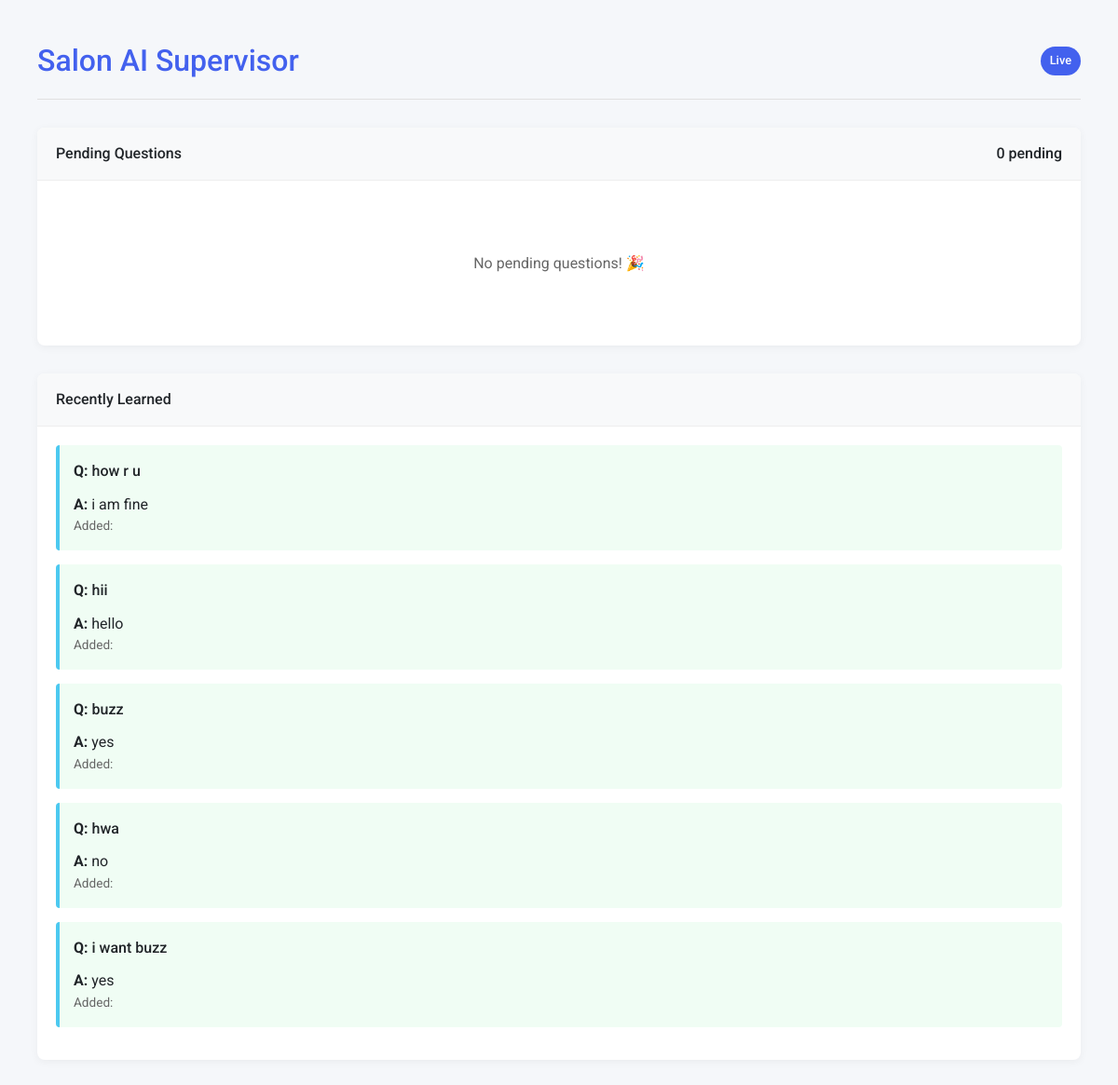
The page / on the database its author committed.
### tables this page shows
CREATE TABLE knowledge_base (
            question TEXT PRIMARY KEY,
            answer TEXT NOT NULL,
            timestamp DATETIME DEFAULT CURRENT_TIMESTAMP
        );

### app.py (the view)
@app.route('/')
def dashboard():
    conn = get_db()
    pending = conn.execute('''
        SELECT MIN(id) as id, question, COUNT(*) as count,
               MAX(timestamp) as last_asked
        FROM help_requests
        WHERE status='pending'
        GROUP BY question
        ORDER BY last_asked DESC
    ''').fetchall()
    recent = conn.execute('''
        SELECT question, answer
        FROM knowledge_base
        ORDER BY timestamp DESC
        LIMIT 5
    ''').fetchall()
    conn.close()
    return render_template('supervisor.html',
                         pending_questions=pending,
                         recent_answers=recent)

### app.py (called while the page is built)
def get_db():
    conn = sqlite3.connect('helpdesk.db')
    conn.row_factory = sqlite3.Row
    return conn

### templates/supervisor.html (shortened to what this page needs)
<!DOCTYPE html>
<html lang="en">
<head>
</head>
<body>
    <div class="container">
        <header>
            <h1>Salon AI Supervisor</h1>
            <span class="status-badge">Live</span>
        </header>
        <div class="card">
            <div class="card-header">
                <span>Pending Questions</span>
                <span id="pending-count">{{ pending_questions|length }} pending</span>
            </div>
            <div class="card-body">
                {% if pending_questions %}
                    {% for req in pending_questions %}
                    <div class="question-item" id="question-{{ req['id'] }}">
                        <div class="question-text">"{{ req['question'] }}"
                            {% if req['count'] > 1 %}<span class="question-count">{{ req['count'] }}</span>{% endif %}
                        </div>
                        <div class="question-meta">
                            <span>Last asked: {{ req['last_asked'] }}</span>
                        </div>
                        <form class="answer-form" onsubmit="resolveQuestion(event, {{ req['id'] }})">
                            <input type="text" class="answer-input" placeholder="Type your answer..." required>
                            <button type="submit" class="btn btn-primary">Submit Answer</button>
                        </form>
                    </div>
                    {% endfor %}
                {% else %}
                    <div class="empty-state">
                        <p>No pending questions! 🎉</p>
                    </div>
                {% endif %}
            </div>
        </div>
        <div class="card">
            <div class="card-header">
                <span>Recently Learned</span>
            </div>
            <div class="card-body">
                {% if recent_answers %}
                    {% for answer in recent_answers %}
                    <div class="question-item resolved">
                        <div class="question-text"><strong>Q:</strong> {{ answer['question'] }}</div>
                        <div><strong>A:</strong> {{ answer['answer'] }}</div>
                        <div class="question-meta">
                            <span>Added: {{ answer['timestamp'] }}</span>
                        </div>
                    </div>
                    {% endfor %}
                {% else %}
                    <div class="empty-state">
                        <p>No learned responses yet</p>
                    </div>
                {% endif %}
            </div>
        </div>
    </div>
</body>
</html>

### templates/supervisor.html (style rules this page uses)
:root { --primary: #4361ee; --success: #4cc9f0; --warning: #f8961e; --danger: #f94144; --light: #f8f9fa; --dark: #212529; }
body { font-family: 'Roboto', sans-serif; line-height: 1.6; color: var(--dark); background-color: #f5f7fa; margin: 0; padding: 20px; }
.container { max-width: 1200px; margin: 0 auto; padding: 20px; }
header { display: flex; justify-content: space-between; align-items: center; margin-bottom: 30px; padding-bottom: 15px; border-bottom: 1px solid #e0e0e0; }
h1 { color: var(--primary); margin: 0; font-weight: 500; }
.status-badge { background: var(--primary); color: white; padding: 5px 10px; border-radius: 20px; font-size: 0.8rem; font-weight: 500; }
.card { background: white; border-radius: 8px; box-shadow: 0 2px 10px rgba(0,0,0,0.05); margin-bottom: 30px; overflow: hidden; }
.card-header { padding: 15px 20px; background: var(--light); border-bottom: 1px solid #eee; font-weight: 500; display: flex; justify-content: space-between; align-items: center; }
.card-body { padding: 20px; }
.question-item { padding: 15px; margin-bottom: 15px; border-left: 4px solid var(--warning); background: #fff9e6; border-radius: 4px; position: relative; }
.question-item.resolved { border-left-color: var(--success); background: #f0fdf4; }
.question-text { font-weight: 500; margin-bottom: 10px; }
.question-meta { display: flex; justify-content: space-between; font-size: 0.85rem; color: #666; }
.empty-state { text-align: center; padding: 40px 20px; color: #666; }

### rows shown on the page
knowledge_base: question "how r u", answer "i am fine"
knowledge_base: question "hii", answer "hello"
knowledge_base: question "buzz", answer "yes"
knowledge_base: question "hwa", answer "no"
knowledge_base: question "i want buzz", answer "yes"

### other values the page prints
{{ pending_questions|length }} "0"
